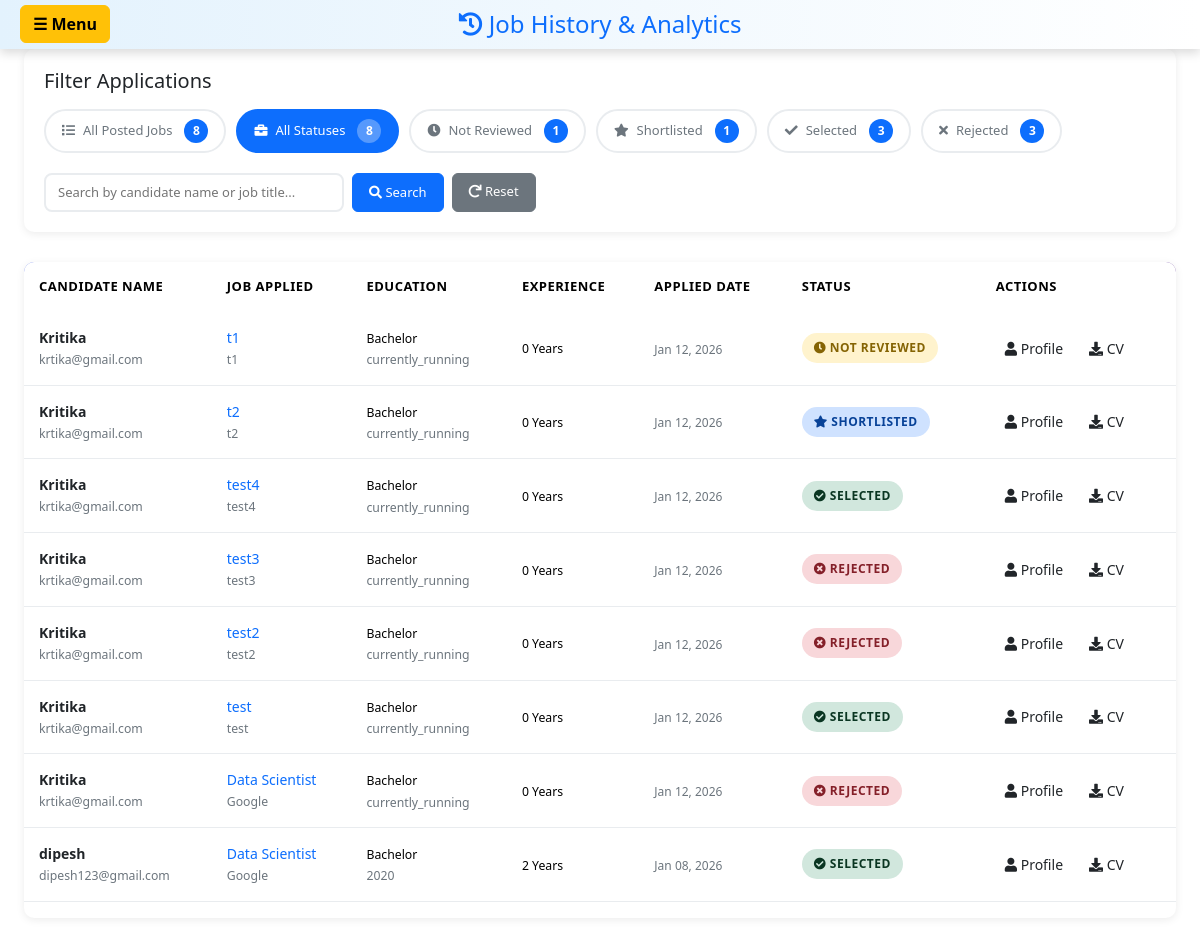
The page /job-history/ (signed in) on the database its author committed.
### hr/models.py (models this page shows, shortened)
class candidateApplication(models.Model):
    user=models.ForeignKey(User,on_delete=models.CASCADE)
    job = models.ForeignKey(JobPost,on_delete=models.CASCADE)
    education_level = models.CharField(
        max_length=20,
        choices=EDUCATION_CHOICES,
        default='BACHELOR'
    )
    passingYear = models.CharField(
        max_length=20,
        choices=PASSING_YEAR_CHOICES,
        default='currently_running'
    )
    yearOfExp=models.IntegerField(
        default=0,
        validators=[MinValueValidator(0)]
    )
    resume=models.FileField(upload_to="resume")
    support_documents=models.FileField(
        upload_to="support_docs",
        null=True,
        blank=True,
        help_text="Optional: Academic documents (PDF only, max 5MB)"
    )
    status=models.CharField(choices=STATUS_CHOICE, default="pending", max_length=20)
    applied_at=models.DateTimeField(auto_now_add=True, null=True)
    class Meta:
        unique_together = ('user', 'job')
    def get_education_display(self):
        education_map = {
            'SEE': 'SEE (Secondary Education Examination)',  # Updated to match the corrected full form
            'SLC': 'SLC (School Leaving Certificate)',
            'PLUS2': '+2 (Higher Secondary)',
            'DIPLOMA': 'Diploma',
            'BACHELOR': 'Bachelor',
            'MASTERS': 'Masters',
        }
        return education_map.get(self.education_level, self.education_level)

class JobPost(models.Model):
    user=models.ForeignKey(User,on_delete=models.CASCADE)
    title=models.CharField(max_length=200)
    address=models.CharField(max_length=200)
    CompanyName=models.CharField(max_length=200)
    salaryLow=models.FloatField(default=0, validators=[MinValueValidator(0)])
    salaryHigh=models.FloatField(default=0, validators=[MinValueValidator(0)])
    applycount=models.IntegerField(default=0)
    lastDateToApply=models.DateField()
    created_at=models.DateTimeField(auto_now_add=True, null=True)
    employment_type = models.CharField(max_length=20, choices=EMPLOYMENT_TYPE_CHOICES, default='full-time', null=True, blank=True)
    work_mode = models.CharField(max_length=20, choices=WORK_MODE_CHOICES, default='on-site', null=True, blank=True)

### hr/views.py (the view, shortened to what this page needs)
# urls.py: path("job-history/", views.job_history, name='job_history'),
@login_required(login_url='login_user')
def job_history(request):
    all_jobs = JobPost.objects.filter(user=request.user).order_by('-created_at')
    display_mode = request.GET.get('mode', 'applications')
    all_applications = candidateApplication.objects.filter(
        job__user=request.user
    ).select_related('user', 'job').order_by('-applied_at')
    status_filter = request.GET.get('status', 'all')
    if status_filter != 'all':
        all_applications = all_applications.filter(status=status_filter)
    search_query = request.GET.get('search', '').strip()
    total_applications = candidateApplication.objects.filter(job__user=request.user).count()
    pending_count = candidateApplication.objects.filter(
        job__user=request.user, status='pending'
    ).count()
    shortlisted_count = candidateApplication.objects.filter(
        job__user=request.user, status='shortlisted'
    ).count()
    selected_count = candidateApplication.objects.filter(
        job__user=request.user, status='selected'
    ).count()
    rejected_count = candidateApplication.objects.filter(
        job__user=request.user, status='rejected'
    ).count()
    context = {
        'all_jobs': all_jobs,
        'all_applications': all_applications,
        'status_filter': status_filter,
        'search_query': search_query,
        'total_applications': total_applications,
        'pending_count': pending_count,
        'shortlisted_count': shortlisted_count,
        'selected_count': selected_count,
        'rejected_count': rejected_count,
        'total_jobs': all_jobs.count(),
        'display_mode': display_mode,
        'navbar_title': mark_safe("""
        <h2><i class="fas fa-history"></i> Job History & Analytics</h2>
    """)
    }
    return render(request, 'hr/job_history.html', context)

### hr/templates/hr/job_history.html (shortened to what this page needs)
<!DOCTYPE html>
<html lang="en">
<head>
    <link href="https://cdn.jsdelivr.net/npm/bootstrap@5.3.8/dist/css/bootstrap.min.css" rel="stylesheet">
    <link href="https://cdnjs.cloudflare.com/ajax/libs/font-awesome/6.4.0/css/all.min.css" rel="stylesheet">
</head>
<body>
    {% include 'hr/navbar.html' %}
    <div class="container-fluid px-4" style="max-width: 1400px;">
        <div class="filter-section">
            <h5 class="mb-3">Filter Applications</h5>
            <div class="status-tabs">
                <a href="?mode=jobs" class="status-tab {% if display_mode == 'jobs' and request.GET.mode == 'jobs' %}active{% elif display_mode == 'jobs' %}active{% endif %}">
                    <i class="fas fa-list"></i>All Posted Jobs
                    <span class="count-badge">{{ total_jobs }}</span>
                </a>
                <a href="?mode=applications&status=all" class="status-tab {% if display_mode == 'applications' and status_filter == 'all' %}active{% endif %}">
                    <i class="fas fa-briefcase"></i>All Statuses
                    <span class="count-badge">{{ total_applications }}</span>
                </a>
                <a href="?mode=applications&status=pending" class="status-tab {% if status_filter == 'pending' %}active{% endif %}">
                    <i class="fas fa-clock"></i>Not Reviewed
                    <span class="count-badge">{{ pending_count }}</span>
                </a>
                <a href="?mode=applications&status=shortlisted" class="status-tab {% if status_filter == 'shortlisted' %}active{% endif %}">
                    <i class="fas fa-star"></i>Shortlisted
                    <span class="count-badge">{{ shortlisted_count }}</span>
                </a>
                <a href="?mode=applications&status=selected" class="status-tab {% if status_filter == 'selected' %}active{% endif %}">
                    <i class="fas fa-check"></i>Selected
                    <span class="count-badge">{{ selected_count }}</span>
                </a>
                <a href="?mode=applications&status=rejected" class="status-tab {% if status_filter == 'rejected' %}active{% endif %}">
                    <i class="fas fa-times"></i>Rejected
                    <span class="count-badge">{{ rejected_count }}</span>
                </a>
            </div>
            <form method="GET" class="d-flex gap-2" id="filterForm" style="max-width: 350px;">
                <div class="search-box" style="flex: 0 0 auto; width: 300px;">
                    <input type="text" name="search" placeholder="Search by candidate name or job title..."
                        value="{{ search_query }}" style="font-size: 13px; padding: 8px 12px;"/>
                </div>
                <button type="submit" class="btn btn-primary" style="padding: 8px 16px; font-size: 13px; white-space: nowrap;">
                    <i class="fas fa-search"></i> Search
                </button>
                <a href="{% url 'job_history' %}" class="btn btn-secondary" style="padding: 8px 16px; font-size: 13px; white-space: nowrap;">
                    <i class="fas fa-redo"></i> Reset
                </a>
            </form>
        </div>
        {% if display_mode == 'jobs' %}
            {% if all_jobs %}
            <div class="applications-table">
                <table class="table">
                    <thead>
                        <tr>
                            <th>Job Title</th>
                            <th>Company</th>
                            <th>Location</th>
                            <th>Salary Range</th>
                            <th>Employment Type</th>
                            <th>Work Mode</th>
                            <th>Posted Date</th>
                            <th>Applications</th>
                        </tr>
                    </thead>
                    <tbody>
                        {% for job in all_jobs %}
                        <tr>
                            <td>
                                <div class="job-title">{{ job.title }}</div>
                            </td>
                            <td>
                                <small>{{ job.CompanyName }}</small>
                            </td>
                            <td>
                                <small><i class="fas fa-map-marker-alt"></i> {{ job.address }}</small>
                            </td>
                            <td>
                                <small>Rs {{ job.salaryLow }} - Rs {{ job.salaryHigh }}</small>
                            </td>
                            <td>
                                <span class="status-badge" style="background-color: #ffc107; color: #000;">
                                    {{ job.get_employment_type_display|upper }}
                                </span>
                            </td>
                            <td>
                                <span class="status-badge" style="background-color: #17a2b8; color: white;">
                                    {{ job.get_work_mode_display|upper }}
                                </span>
                            </td>
                            <td>
                                <small class="applied-date">{{ job.created_at|date:"M d, Y" }}</small>
                            </td>
                            <td>
                                {% with app_count=job.candidateapplication_set.count %}
                                <span class="badge bg-primary">{{ app_count }}</span>
                                {% endwith %}
                            </td>
                        </tr>
                        {% endfor %}
                    </tbody>
                </table>
            </div>
            {% else %}
            <div class="empty-state">
                <div class="empty-state-icon"><i class="fas fa-briefcase"></i></div>
                <h5>No job posts found</h5>
                <p>You haven't posted any jobs yet</p>
            </div>
            {% endif %}
        {% else %}
            {% if all_applications %}
            <div class="applications-table">
                <table class="table">
                    <thead>
                        <tr>
                            <th>Candidate Name</th>
                            <th>Job Applied</th>
                            <th>Education</th>
                            <th>Experience</th>
                            <th>Applied Date</th>
                            <th>Status</th>
                            <th>Actions</th>
                        </tr>
                    </thead>
                    <tbody>
                        {% for app in all_applications %}
                        <tr>
                            <td>
                                <div class="candidate-name">{{ app.user.get_full_name|default:app.user.username }}</div>
                                <small style="color: #6c757d;">{{ app.user.email }}</small>
                            </td>
                            <td>
                                <div class="job-title">{{ app.job.title }}</div>
                                <small style="color: #6c757d;">{{ app.job.CompanyName }}</small>
                            </td>
                            <td>
                                <small>{{ app.get_education_display }}</small><br/>
                                <small style="color: #6c757d;">{{ app.passingYear }}</small>
                            </td>
                            <td>
                                <small>{{ app.yearOfExp }} {% if app.yearOfExp == 1 %}Year{% else %}Years{% endif %}</small>
                            </td>
                            <td>
                                <small class="applied-date">{{ app.applied_at|date:"M d, Y" }}</small>
                            </td>
                            <td>
                                <span class="status-badge status-{{ app.status }}">
                                    {% if app.status == 'pending' %}
                                        <i class="fas fa-clock"></i> Not Reviewed
                                    {% elif app.status == 'shortlisted' %}
                                        <i class="fas fa-star"></i> Shortlisted
                                    {% elif app.status == 'selected' %}
                                        <i class="fas fa-check-circle"></i> Selected
                                    {% elif app.status == 'rejected' %}
                                        <i class="fas fa-times-circle"></i> Rejected
                                    {% endif %}
                                </span>
                            </td>
                            <td>
                                <div class="action-buttons">
                                    <a href="{% url 'view_candidate_profile' app.user.id %}"
                                       class="btn btn-sm btn-view-profile"
                                       title="View Candidate Profile">
                                        <i class="fas fa-user"></i> Profile
                                    </a>
                                    {% if app.resume %}
                                    <a href="{{ app.resume.url }}" class="btn btn-sm btn-download"
                                       download title="Download CV">
                                        <i class="fas fa-download"></i> CV
                                    </a>
                                    {% endif %}
                                </div>
                            </td>
                        </tr>
                        {% endfor %}
                    </tbody>
                </table>
            </div>
            {% else %}
            <div class="empty-state">
                <div class="empty-state-icon"><i class="fas fa-inbox"></i></div>
                <h5>No applications found</h5>
                <p>No candidates match your current filter criteria</p>
            </div>
            {% endif %}
        {% endif %}
    </div>
</body>
</html>

### rows shown on the page
candidateApplication: user.get_full_name "Kritika", user.email "krtika@gmail.com", job "t1", job.CompanyName "t1", education "Bachelor", passingYear "currently_running", yearOfExp "0", shows "Years", applied_at "Jan 12, 2026", status "pending" (drawn)
candidateApplication: user.get_full_name "Kritika", user.email "krtika@gmail.com", job "t2", job.CompanyName "t2", education "Bachelor", passingYear "currently_running", yearOfExp "0", shows "Years", applied_at "Jan 12, 2026", status "shortlisted" (drawn)
candidateApplication: user.get_full_name "Kritika", user.email "krtika@gmail.com", job "test4", job.CompanyName "test4", education "Bachelor", passingYear "currently_running", yearOfExp "0", shows "Years", applied_at "Jan 12, 2026", status "selected" (drawn)
candidateApplication: user.get_full_name "Kritika", user.email "krtika@gmail.com", job "test3", job.CompanyName "test3", education "Bachelor", passingYear "currently_running", yearOfExp "0", shows "Years", applied_at "Jan 12, 2026", status "rejected" (drawn)
candidateApplication: user.get_full_name "Kritika", user.email "krtika@gmail.com", job "test2", job.CompanyName "test2", education "Bachelor", passingYear "currently_running", yearOfExp "0", shows "Years", applied_at "Jan 12, 2026", status "rejected" (drawn)
candidateApplication: user.get_full_name "Kritika", user.email "krtika@gmail.com", job "test", job.CompanyName "test", education "Bachelor", passingYear "currently_running", yearOfExp "0", shows "Years", applied_at "Jan 12, 2026", status "selected" (drawn)
candidateApplication: user.get_full_name "Kritika", user.email "krtika@gmail.com", job "Data Scientist", job.CompanyName "Google", education "Bachelor", passingYear "currently_running", yearOfExp "0", shows "Years", applied_at "Jan 12, 2026", status "rejected" (drawn)
candidateApplication: user.get_full_name "dipesh", user.email "dipesh123@gmail.com", job "Data Scientist", job.CompanyName "Google", education "Bachelor", passingYear "2020", yearOfExp "2", shows "Years", applied_at "Jan 08, 2026", status "selected" (drawn)

### other values the page prints
{{ navbar_title|safe }} "Job History & Analytics"
{{ total_jobs }} "8"
{{ total_applications }} "8"
{{ pending_count }} "1"
{{ shortlisted_count }} "1"
{{ selected_count }} "3"
{{ rejected_count }} "3"
